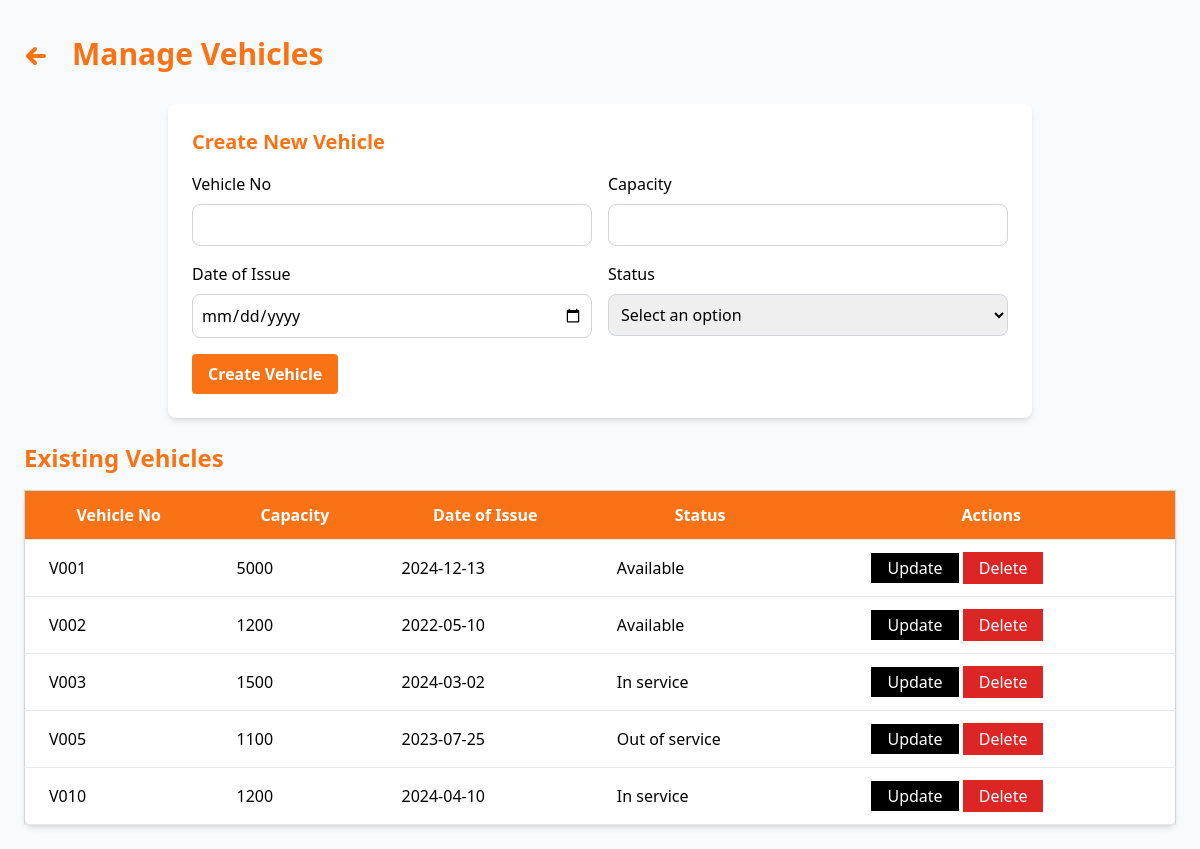
Screenshot of /manager/vehicle.php with the database file from the repository.
### tables this page shows
CREATE TABLE `vehicle` (
  `id` int(11) NOT NULL,
  `vehicle_no` varchar(50) NOT NULL,
  `capacity` int(11) NOT NULL,
  `date` date NOT NULL,
  `status` enum('Available','Out of service','In service') NOT NULL
);

### manager/vehicle.php (the view, shortened to what this page needs)
<?php
include '../config/database.php';
$sql = "SELECT * FROM vehicle";
$result = $conn->query($sql);
$vehicle = null;
?>
<!DOCTYPE html>
<html lang="en">
<head>
    <script src="https://cdn.tailwindcss.com"></script>
</head>
<body class="bg-gray-50">
<div class="flex">
    <div class="flex-grow p-6">
        <div class="flex items-center space-x-4 py-3 mb-5">
            <a href="dashboard.php" class="flex items-center text-orange-500 hover:text-orange-700 text-2xl font-bold">
                <svg xmlns="http://www.w3.org/2000/svg" viewBox="0 0 24 24" fill="none" stroke="currentColor" class="h-6 w-6 mr-2 mt-1">
                    <path stroke-linecap="round" stroke-linejoin="round" stroke-width="4" d="M11 19l-7-7 7-7M4 12h16" />
                </svg>
            </a>
            <h1 class="text-3xl font-bold text-orange-500">Manage Vehicles</h1>
        </div>
        <div class="flex items-center justify-center">
            <form action="vehicle.php" method="POST" class="bg-white p-6 rounded-lg shadow-md mb-6 w-3/4">
                <h3 class="text-xl font-semibold mb-4 text-orange-500"><?php echo $vehicle ? "Update Vehicle" : "Create New Vehicle"; ?></h3>
                <div class="grid grid-cols-2 gap-4">
                    <div>
                        <label for="vehicle_no" class="block mb-2">Vehicle No</label>
                        <input type="text" name="vehicle_no" id="vehicle_no" value="<?php echo $vehicle ? $vehicle['vehicle_no'] : ''; ?>" required class="w-full p-2 border border-gray-300 rounded-lg">
                    </div>
                    <div>
                        <label for="capacity" class="block mb-2">Capacity</label>
                        <input type="number" name="capacity" id="capacity" value="<?php echo $vehicle ? $vehicle['capacity'] : ''; ?>" required class="w-full p-2 border border-gray-300 rounded-lg">
                    </div>
                    <div>
                        <label for="date" class="block mb-2">Date of Issue</label>
                        <input type="date" name="date" id="date" value="<?php echo $vehicle ? $vehicle['date'] : ''; ?>" required class="w-full p-2 border border-gray-300 rounded-lg">
                    </div>
                    <div>
                        <label for="status" class="block mb-2">Status</label>
                        <select name="status" id="status" required class="w-full p-2 border border-gray-300 rounded-lg">
                            <option value="" disabled selected>Select an option</option>
                        </select>
                    </div>
                </div>
                <button type="submit" name="<?php echo $vehicle ? 'update' : 'create'; ?>" class="text-white px-4 py-2 rounded bg-orange-500 font-semibold mt-4 hover:bg-orange-600">
                    <?php echo $vehicle ? 'Update Vehicle' : 'Create Vehicle'; ?>
                </button>
            </form>
        </div>
        <h3 class="text-2xl font-bold text-orange-500 mb-4">Existing Vehicles</h3>
        <table class="min-w-full bg-white border border-gray-300 rounded-lg shadow-md">
            <thead>
                <tr class="bg-orange-500">
                    <th class="px-6 py-3 border-b text-white">Vehicle No</th>
                    <th class="px-6 py-3 border-b text-white">Capacity</th>
                    <th class="px-6 py-3 border-b text-white">Date of Issue</th>
                    <th class="px-6 py-3 border-b text-white">Status</th>
                    <th class="px-6 py-3 border-b text-white">Actions</th>
                </tr>
            </thead>
            <tbody>
                <?php while ($row = $result->fetch_assoc()): ?>
                <tr>
                    <td class="px-6 py-3 border-b"><?php echo $row['vehicle_no']; ?></td>
                    <td class="px-6 py-3 border-b"><?php echo $row['capacity']; ?></td>
                    <td class="px-6 py-3 border-b"><?php echo $row['date']; ?></td>
                    <td class="px-6 py-3 border-b"><?php echo $row['status']; ?></td>
                    <td class="px-6 py-3 border-b">
						<a href="vehicle.php?id=<?php echo $row['id']; ?>" class="bg-black text-white px-4 py-1  ml-10 hover:bg-gray-600">Update</a>
                        <form action="vehicle.php" method="POST" class="inline-block" onsubmit="return confirmDelete()">
                            <button type="submit" name="delete" class="bg-red-600 text-white px-4 py-1 hover:bg-red-500">Delete</button>
                        </form>                    </td>
                </tr>
                <?php endwhile; ?>
            </tbody>
        </table>
    </div>
</div>
</body>
</html>

### rows the page displays
vehicle: vehicle_no "V001", capacity "5000", date "2024-12-13", status "Available"
vehicle: vehicle_no "V002", capacity "1200", date "2022-05-10", status "Available"
vehicle: vehicle_no "V003", capacity "1500", date "2024-03-02", status "In service"
vehicle: vehicle_no "V005", capacity "1100", date "2023-07-25", status "Out of service"
vehicle: vehicle_no "V010", capacity "1200", date "2024-04-10", status "In service"
